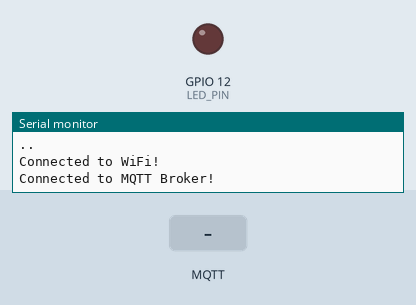
This sketch was run on a simulated ESP32. Parts: output pins drawn as LEDs (lit = HIGH), the last lines printed to the serial monitor. The inputs (shaded band) are chosen by the test bench. WiFi joins after 1.5 s; servers stay silent unless stated; no MQTT or app messages arrive unless stated.

Above: at 3.2 s.
3.3 s: MQTT message "1" arrives on the first subscribed topic
At 4.3 s:
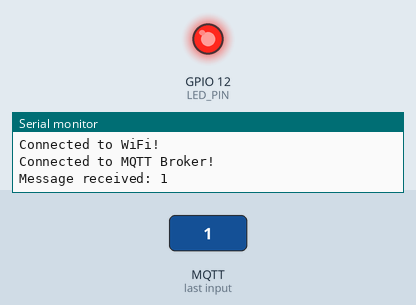
4.8 s: MQTT message "0" arrives on the first subscribed topic
At 5.5 s:
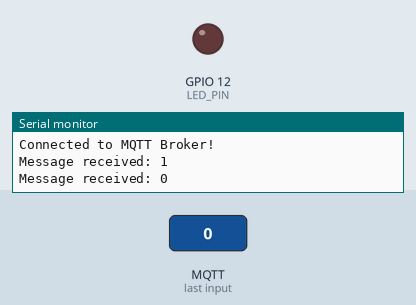
Timing chart, 0 to 7.8 s (numbered marks = the images above; inputs shaded):
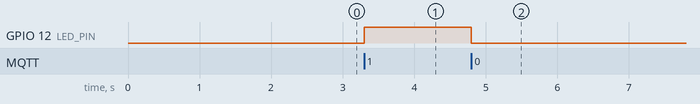

Measured:
- after the input at 3.3 s, GPIO 12 (LED_PIN): LOW → HIGH at once
- after the input at 4.8 s, GPIO 12 (LED_PIN): HIGH → LOW at once

The sketch:

sketch.ino
```cpp
#include <WiFi.h>
#include <PubSubClient.h>  // Library untuk MQTT

// Konfigurasi WiFi
const char* ssid = "Wokwi-GUEST";
const char* password = "";

// Konfigurasi MQTT Broker
const char* mqtt_server = "broker.hivemq.com"; // Ganti dengan broker MQTT Anda
const int mqtt_port = 1883;

// Pin LED
#define LED_PIN 12

WiFiClient espClient;
PubSubClient client(espClient);

void setup() {
  Serial.begin(115200);
  pinMode(LED_PIN, OUTPUT);
  digitalWrite(LED_PIN, LOW);  // Matikan LED di awal

  // Koneksi ke WiFi
  WiFi.begin(ssid, password);
  while (WiFi.status() != WL_CONNECTED) {
    delay(1000);
    Serial.print(".");
  }
  Serial.println("\nConnected to WiFi!");

  // Koneksi ke Broker MQTT
  client.setServer(mqtt_server, mqtt_port);
  client.setCallback(callback);

  // Pastikan terkoneksi ke MQTT
  while (!client.connected()) {
    if (client.connect("ESP32_Client")) {
      Serial.println("Connected to MQTT Broker!");
      client.subscribe("fire/detected"); // Subscribe ke topik fire/detected
    } else {
      delay(1000);
      Serial.print(".");
    }
  }
}

void callback(char* topic, byte* payload, unsigned int length) {
  String message = "";
  for (int i = 0; i < length; i++) {
    message += (char)payload[i];
  }
  Serial.println("Message received: " + message);

  // Menyalakan/mematikan LED berdasarkan pesan
  if (message == "1") {
    digitalWrite(LED_PIN, HIGH); // Nyalakan LED
  } else if (message == "0") {
    digitalWrite(LED_PIN, LOW); // Matikan LED
  }
}

void loop() {
  client.loop();  // Membaca pesan MQTT yang masuk
}
```
